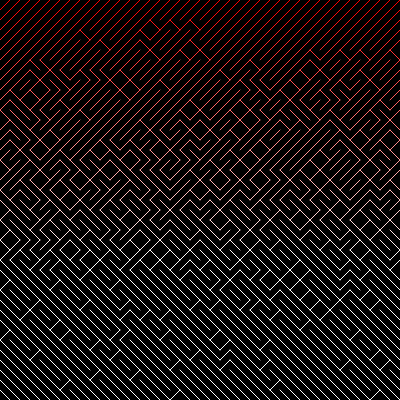
Frame 1 (no input)
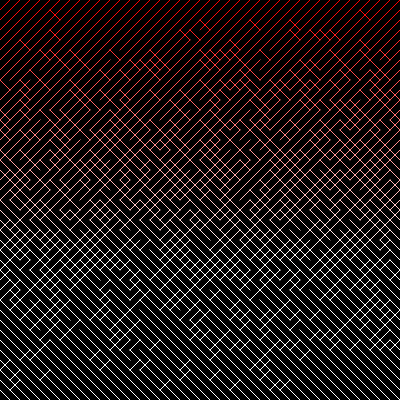
Frame 2 (the mouse pressed at the canvas centre, redrawn once)

The p5.js sketch that drew these frames (run headless with seeded random() and noise() and a simulated clock; the mouse was pressed at the canvas centre and the sketch redrawn once):

// p5.js sketch
// ── sketch.js
let x = 0;
let y = 0;
let spacing = 10;
let p = 0 ;

function setup() {
 createCanvas(400, 400);
 background(0);
}    

function draw() {
stroke(255);
p = 0 ;
for ( y = 0; y < height; y = y +spacing) {
stroke(255,y,y) ;   
  //print(y);
x = 0;
while (x < width){
if (random(1) < p) {   

line(x,y,x+spacing,y+spacing);
  
}
else
{line(x+spacing,y,x,y+spacing);}
x = x +spacing ;
}
p = p + 0.025;
print(p);
}
noLoop();

}
function mousePressed() {
  background(0);
    loop();
}
